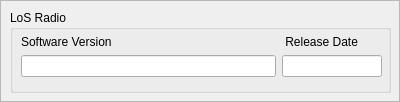
                  <widget class="QFrame" name="frame_28">
                   <property name="minimumSize">
                    <size>
                     <width>380</width>
                     <height>0</height>
                    </size>
                   </property>
                   <property name="frameShape">
                    <enum>QFrame::StyledPanel</enum>
                   </property>
                   <property name="frameShadow">
                    <enum>QFrame::Raised</enum>
                   </property>
                   <widget class="QGroupBox" name="CSC_gb_26">
                    <property name="geometry">
                     <rect>
                      <x>10</x>
                      <y>10</y>
                      <width>381</width>
                      <height>83</height>
                     </rect>
                    </property>
                    <property name="minimumSize">
                     <size>
                      <width>350</width>
                      <height>0</height>
                     </size>
                    </property>
                    <property name="font">
                     <font>
                      <italic>false</italic>
                      <underline>false</underline>
                     </font>
                    </property>
                    <property name="autoFillBackground">
                     <bool>true</bool>
                    </property>
                    <property name="title">
                     <string>LoS Radio</string>
                    </property>
                    <property name="flat">
                     <bool>false</bool>
                    </property>
                    <property name="checkable">
                     <bool>false</bool>
                    </property>
                    <widget class="QWidget" name="layoutWidget">
                     <property name="geometry">
                      <rect>
                       <x>11</x>
                       <y>24</y>
                       <width>361</width>
                       <height>43</height>
                      </rect>
                     </property>
                     <layout class="QGridLayout" name="gridLayout_10">
                      <item row="0" column="0">
                       <layout class="QVBoxLayout" name="verticalLayout_77">
                        <item>
                         <widget class="QLabel" name="label_104">
                          <property name="text">
                           <string>Software Version</string>
                          </property>
                         </widget>
                        </item>
                        <item>
                         <widget class="QLineEdit" name="CSLR_V_LE">
                          <property name="minimumSize">
                           <size>
                            <width>210</width>
                            <height>0</height>
                           </size>
                          </property>
                          <property name="maximumSize">
                           <size>
                            <width>350</width>
                            <height>16777215</height>
                           </size>
                          </property>
                         </widget>
                        </item>
                       </layout>
                      </item>
                      <item row="0" column="1">
                       <layout class="QGridLayout" name="gridLayout_7">
                        <item row="0" column="0">
                         <widget class="QLabel" name="label_105">
                          <property name="text">
                           <string> Release Date</string>
                          </property>
                         </widget>
                        </item>
                        <item row="1" column="0">
                         <widget class="QLineEdit" name="CSLR_D_LE">
                          <property name="minimumSize">
                           <size>
                            <width>50</width>
                            <height>0</height>
                           </size>
                          </property>
                          <property name="maximumSize">
                           <size>
                            <width>100</width>
                            <height>16777215</height>
                           </size>
                          </property>
                         </widget>
                        </item>
                       </layout>
                      </item>
                     </layout>
                    </widget>
                   </widget>
                  </widget>
